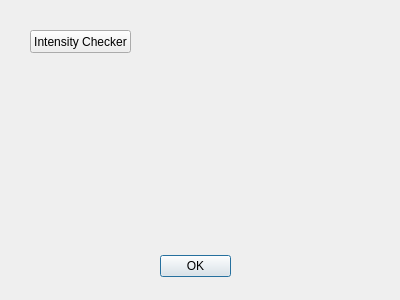
<?xml version="1.0" encoding="UTF-8"?>
<ui version="4.0">
 <class>DialogVisionToolBox</class>
 <widget class="QDialog" name="DialogVisionToolBox">
  <property name="geometry">
   <rect>
    <x>0</x>
    <y>0</y>
    <width>400</width>
    <height>300</height>
   </rect>
  </property>
  <property name="windowTitle">
   <string>Dialog</string>
  </property>
  <widget class="QDialogButtonBox" name="buttonBox">
   <property name="geometry">
    <rect>
     <x>160</x>
     <y>250</y>
     <width>71</width>
     <height>32</height>
    </rect>
   </property>
   <property name="orientation">
    <enum>Qt::Horizontal</enum>
   </property>
   <property name="standardButtons">
    <set>QDialogButtonBox::Ok</set>
   </property>
  </widget>
  <widget class="QPushButton" name="pushButton">
   <property name="geometry">
    <rect>
     <x>30</x>
     <y>30</y>
     <width>101</width>
     <height>23</height>
    </rect>
   </property>
   <property name="text">
    <string>Intensity Checker</string>
   </property>
  </widget>
 </widget>
 <resources/>
 <connections>
  <connection>
   <sender>buttonBox</sender>
   <signal>accepted()</signal>
   <receiver>DialogVisionToolBox</receiver>
   <slot>accept()</slot>
   <hints>
    <hint type="sourcelabel">
     <x>248</x>
     <y>254</y>
    </hint>
    <hint type="destinationlabel">
     <x>157</x>
     <y>274</y>
    </hint>
   </hints>
  </connection>
  <connection>
   <sender>buttonBox</sender>
   <signal>rejected()</signal>
   <receiver>DialogVisionToolBox</receiver>
   <slot>reject()</slot>
   <hints>
    <hint type="sourcelabel">
     <x>316</x>
     <y>260</y>
    </hint>
    <hint type="destinationlabel">
     <x>286</x>
     <y>274</y>
    </hint>
   </hints>
  </connection>
 </connections>
</ui>
